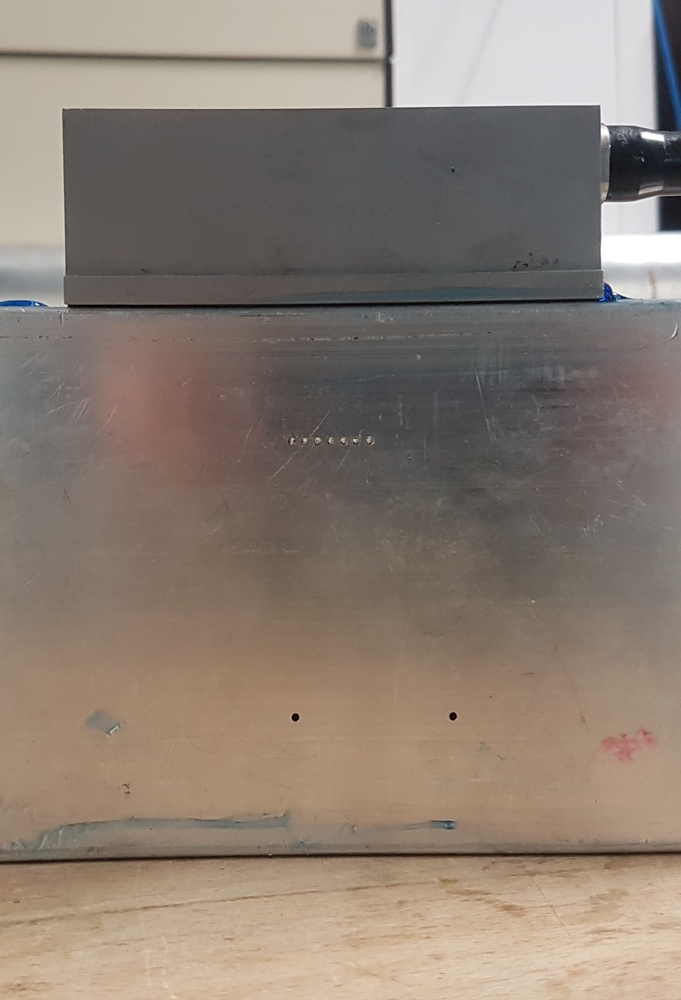
%> input picture experimental_setup.jpg, 681 x 1000 px, shrunk from 1713 x 2514 before the run
$ octave script_imagerie_topo_linear_array.m   (GNU Octave 9; MATLAB toolbox functions it lacks are replaced by stand-ins)
%> lines starting %> are read from the running program, lines starting %| are printed output that depends on the picture
### FT_transducteur.m
function Ptes_calcul=FT_transducteur(C,Largeur_transducteur,Largeur,Profondeur,Pas,freq)
%%%%%%%%%%%%%%%%%%%%%%%%%%%%%%%%%%%%%%%%%%%%%%%%%%%%%%%%%%%%%%%%%%%%%%%%%%%%%%%%
%   Copyright 2024 Samuel Rodriguez
%
%    Licensed under the Apache License, Version 2.0 (the "License");
%    you may not use this file except in compliance with the License.
%    You may obtain a copy of the License at
%
%        http://www.apache.org/licenses/LICENSE-2.0
%
%    Unless required by applicable law or agreed to in writing, software
%    distributed under the License is distributed on an "AS IS" BASIS,
%    WITHOUT WARRANTIES OR CONDITIONS OF ANY KIND, either express or implied.
%    See the License for the specific language governing permissions and
%    limitations under the License.
%%%%%%%%%%%%%%%%%%%%%%%%%%%%%%%%%%%%%%%%%%%%%%%%%%%%%%%%%%%%%%%%%%%%%%%%%%%%%%%%
% function Ptes_calcul=FT_transducteur(C,Largeur_transducteur,Largeur,Profondeur,Pas,freq)
% C : wave velocity
% Largeur_transducteur : transducer width
% Largeur : Width of the computed radiation pattern
% Profondeur : Depth of the computed radiation pattern
% Pas : spatial step
% freq : frequency vector
Lambda_min=C/max(freq);
Ptes_calcul.freq=freq;
Pas_integration=1/(ceil(Largeur_transducteur/2/(Lambda_min/10))/(Largeur_transducteur/2));
Nb_intervalles_int=Largeur_transducteur/Pas_integration;
%% Discrétisation
Xmin=-round(Largeur/2/Pas)*Pas;
Xmax=Xmin+Largeur;

Ptes_calcul.X=[Xmin:Pas:Xmax];
Ptes_calcul.Y=[Pas:Pas:Profondeur];
omega=2*pi*shiftdim(Ptes_calcul.freq,-1);

[X,Y] = meshgrid(Ptes_calcul.X,Ptes_calcul.Y);
x0=[0.5:Nb_intervalles_int/2-.5]*Pas_integration;

%% Computation of the radiation pattern
Ptes_calcul.donnees=zeros([size(X),length(Ptes_calcul.freq)],'single');
for ind=1:length(x0)
    R=single(sqrt((X-x0(ind)).^2+Y.^2));
    Beta=single(repmat(omega/C,size(R)));
%     Ptes_calcul.donnees=Ptes_calcul.donnees+1i*besselh(0,Beta.*repmat(R,size(omega)));
    Ptes_calcul.donnees=Ptes_calcul.donnees+single(1i*conj(besselh(0,Beta.*repmat(R,size(omega)))));
end

Ptes_calcul.donnees=(Ptes_calcul.donnees+Ptes_calcul.donnees(:,end:-1:1,:))*Pas_integration;

### Image_FctTransfert_lineaire_2024.m
function [X_image,Y_image,ImageTopo,ImageTopoNorm]=Image_FctTransfert_lineaire_2024(Pitch,Ptes_calcul,freq,fft_signal,fft_RF,option_residu)
%%%%%%%%%%%%%%%%%%%%%%%%%%%%%%%%%%%%%%%%%%%%%%%%%%%%%%%%%%%%%%%%%%%%%%%%%%%%%%%%
%   Copyright 2024 Samuel Rodriguez
%
%    Licensed under the Apache License, Version 2.0 (the "License");
%    you may not use this file except in compliance with the License.
%    You may obtain a copy of the License at
%
%        http://www.apache.org/licenses/LICENSE-2.0
%
%    Unless required by applicable law or agreed to in writing, software
%    distributed under the License is distributed on an "AS IS" BASIS,
%    WITHOUT WARRANTIES OR CONDITIONS OF ANY KIND, either express or implied.
%    See the License for the specific language governing permissions and
%    limitations under the License.
%%%%%%%%%%%%%%%%%%%%%%%%%%%%%%%%%%%%%%%%%%%%%%%%%%%%%%%%%%%%%%%%%%%%%%%%%%%%%%%%% function [X,Y,ImageTopo,ImageTopoNorm]=Image_FctTransfert_lineaire(Pitch,Ptes_mesure,Ptes_calcul,freq,fft_signal,fft_RF)
%%%%% Entrées
% Pitch : distance inter-élément en m
% Ptes_calcul : structure qui contient la fonction de transfert
% freq : Vecteur qui contient les fréquences de support des variables fft_RF et fft_signal
% fft_signal : Coefficients complexes des transformées de Fourier des signaux d'emission sur les size(fft_signal,1) transducteurs
% fft_RF : Coefficients complexes des transformées de Fourier des signaux mesurés sur les size(fft_RF,1) transducteurs
% option_residu : Si option_residu=1, le residu est retropropage, sinon, c'est uniquement le RF
%%%%% Sorties
% X : Axe des X (parallèle à la barette)
% Y : Axe des Y (normal à la barrette)
% ImageTopo : Matrice contenant les valeurs d'intensité de l'image topologique non normalisée
% ImageTopoNorm : Matrice contenant les valeurs d'intensité de l'image topologique non normalisée par le champ direct

Option_sans_boucle=0;
Nb_exc=size(fft_RF,2);
Decalage_pas=round(Pitch/(Ptes_calcul.X(2)-Ptes_calcul.X(1)));

if abs(Decalage_pas-Pitch/(Ptes_calcul.X(2)-Ptes_calcul.X(1)))>1e-4
    fprintf('%%%%%%%%%%%%%%%%%%%%%%%%%%%%%%%%%%%%%%%%%%%%%%%%\n')
    fprintf('Attention, le Pitch n''est pas completement compatible avec le pas d''espace de la fonction de transfert ! \n');
    fprintf('Rapport entre le pitch et la pas d''espace : %2.6f\n',Pitch/(Ptes_calcul.X(2)-Ptes_calcul.X(1)));
    fprintf('Risque d''image distordue\n');
    fprintf('%%%%%%%%%%%%%%%%%%%%%%%%%%%%%%%%%%%%%%%%%%%%%%%%\n')
end

[val,indice0]=min(abs(Ptes_calcul.X));
Decalage_pas=round(Pitch/(Ptes_calcul.X(2)-Ptes_calcul.X(1)));
imag_hors_transducteur_px=round(Nb_exc*0.05)*Decalage_pas;
Larg_imag_px=2*imag_hors_transducteur_px+Nb_exc*Decalage_pas;
indice_bord_image=indice0-imag_hors_transducteur_px;

%%%%%%%%%%%% Calcul des champs %%%%%%%%%%%%%%%%%%%%%
spectre_obj1=ones(1,1,size(fft_signal,1),'single'); % Spectre pour un point prÃ©cis
spectre_obj2=ones(1,1,size(fft_RF,1),'single'); % Spectre pour un point prÃ©cis
champ_direct= zeros(size(Ptes_calcul.donnees,1),Larg_imag_px,size(Ptes_calcul.donnees,3),'single');
champ_adjoint=zeros(size(Ptes_calcul.donnees,1),Larg_imag_px,size(Ptes_calcul.donnees,3),'single');
%% Adding zeros to the transfer functions if image size requires it
ind_min_global=round(indice_bord_image-(Nb_exc-1/2)*Decalage_pas);
ind_max_global=round(indice_bord_image-1/2*Decalage_pas)+Larg_imag_px-1;
if (ind_max_global> size(Ptes_calcul.donnees,2)) || (ind_min_global<1)
    % abs(min((ind_min_global-1),0))
    % max(ind_max_global-size(Ptes_calcul.donnees,2),0)
    Ptes_calcul.donnees=cat(2,...
        zeros(size(Ptes_calcul.donnees,1), abs(min((ind_min_global-1),0)) ,size(Ptes_calcul.donnees,3)),...
        Ptes_calcul.donnees(:,max(ind_min_global,1):min(ind_max_global,end),:),...
        zeros(size(Ptes_calcul.donnees,1), max(ind_max_global+1-size(Ptes_calcul.donnees,2),0) ,size(Ptes_calcul.donnees,3)) );
    indice0=indice0+abs(min((ind_min_global-1),0));
    indice_bord_image=indice0-imag_hors_transducteur_px;
end
%%%%%%%%%%%%%%%%%%%%%%%%%%%%%%%%%%%%%%%%%%%%%%%%%%%%%%%%%%%%%%%%%%%%%%%%%%%%%%%%%%%%%%%%%%
if option_residu
    %%%%%%%%%%%%%%%%%%%%%%%%%%%%%%%%%%%%%%%%%%%%%
    [val,indice0]=min(abs(Ptes_calcul.X));
    if mod(indice0,2)==0
        donnees_gamma=(Ptes_calcul.donnees(1,2:Decalage_pas:end,:));
        X_gamma=Ptes_calcul.X(2:Decalage_pas:end);
    else
        donnees_gamma=(Ptes_calcul.donnees(1,1:Decalage_pas:end,:));
        X_gamma=Ptes_calcul.X(1:Decalage_pas:end);
    end
    [val,indice0]=min(abs(X_gamma));
    donnees_gamma(1,indice0-3:indice0+3,round(end/2));
    u_gamma= zeros(size(donnees_gamma,1),Nb_exc,size(donnees_gamma,3),'single');

    %%%%%%%%%%%%%%%%%%%%%%%%%%%%%%%%%%%%%%%%%%%%%
    % Calcul de la solution du problème direct au niveau des transducteurs
    for ind_exc=1:Nb_exc
        spectre_obj1(1,1,:)=(single(fft_signal(:,ind_exc)));
        ind_min=indice0-ind_exc+1;
        ind_max=ind_min+Nb_exc-1;

        if (ind_max> size(donnees_gamma,2)) || (ind_min<1)
            donnees_recalees=cat(2,...
                zeros(size(donnees_gamma,1), abs(min((ind_min-1),0)) ,size(donnees_gamma,3)),...
                donnees_gamma(:,max(ind_min,1):min(ind_max,end),:),...
                zeros(size(donnees_gamma,1), max(ind_max-size(donnees_gamma,2),0) ,size(donnees_gamma,3)) );
        else
            donnees_recalees=donnees_gamma(:,ind_min:ind_max,:);
        end
        u_gamma=u_gamma  +repmat(spectre_obj1,size(donnees_recalees,1),size(donnees_recalees,2)).*donnees_recalees;
    end
    u_gamma=(shiftdim(u_gamma,1));
    fft_RF=fft_RF-u_gamma.';
end

if Option_sans_boucle
    ind_min=round(indice_bord_image-1/2*Decalage_pas);
    ind_max=ind_min+Larg_imag_px-1;
    indices=repmat([ind_min:ind_max]',[1,Nb_exc])-repmat([0:Nb_exc-1]*Decalage_pas,[ind_max-ind_min+1,1]);
    indices=reshape(indices,1,[]);
    H=reshape(Ptes_calcul.donnees(:,indices,:),size(Ptes_calcul.donnees,1),ind_max-ind_min+1,Nb_exc,[]);

    champ_direct=  squeeze(sum(H.*repmat(shiftdim(fft_signal.',-2),[size(Ptes_calcul.donnees,1),ind_max-ind_min+1]),3));
    champ_adjoint= squeeze(sum(H.*repmat(shiftdim(fft_RF',-2),[size(Ptes_calcul.donnees,1),ind_max-ind_min+1]),3));
else
    for ind_exc=1:Nb_exc
        % Attention : image inversÃ©e par rapport Ã  d'habitude
        spectre_obj1(1,1,:)=single(fft_signal(:,ind_exc));
        spectre_obj2(1,1,:)=single(conj(fft_RF(:,ind_exc)));
        ind_min=round(indice_bord_image-(ind_exc-1/2)*Decalage_pas);
        ind_max=ind_min+Larg_imag_px-1;

        donnees_recalees=Ptes_calcul.donnees(:,ind_min:ind_max,:);

        champ_direct =champ_direct +repmat(spectre_obj1,size(donnees_recalees,1),size(donnees_recalees,2)).*donnees_recalees;
        champ_adjoint=champ_adjoint+repmat(spectre_obj2,size(donnees_recalees,1),size(donnees_recalees,2)).*donnees_recalees;
    end
end

X_image=[-imag_hors_transducteur_px:Larg_imag_px-imag_hors_transducteur_px-1]*(Ptes_calcul.X(2)-Ptes_calcul.X(1));
Y_image=Ptes_calcul.Y;

ImageTopo=squeeze((sum(champ_direct.*champ_adjoint,3)));
ImageTopo=ImageTopo/(max(max(abs(ImageTopo))));
ImageTopoNorm=squeeze((sum(champ_direct.*champ_adjoint./abs(champ_direct).^2,3)));
ImageTopoNorm=ImageTopoNorm/(max(max(abs(ImageTopoNorm))));

### script_imagerie_topo_linear_array.m
%%%%%%%%%%%%%%%%%%%%%%%%%%%%%%%%%%%%%%%%%%%%%%%%%%%%%%%%%%%%%%%%%%%%%%%%%%%%%%%%
%   Copyright 2024 Samuel Rodriguez
%
%    Licensed under the Apache License, Version 2.0 (the "License");
%    you may not use this file except in compliance with the License.
%    You may obtain a copy of the License at
%
%        http://www.apache.org/licenses/LICENSE-2.0
%
%    Unless required by applicable law or agreed to in writing, software
%    distributed under the License is distributed on an "AS IS" BASIS,
%    WITHOUT WARRANTIES OR CONDITIONS OF ANY KIND, either express or implied.
%    See the License for the specific language governing permissions and
%    limitations under the License.
%%%%%%%%%%%%%%%%%%%%%%%%%%%%%%%%%%%%%%%%%%%%%%%%%%%%%%%%%%%%%%%%%%%%%%%%%%%%%%%%%
% Choosing the computation method
Option_imaging=1;
% 1: First generation FTIM     G=UxV         [S. Rodriguez et al., Ultrasonics 52, 1010–1018, 2012, 10.1016/j.ultras.2012.08.002]
% 2: Fourier-based simulation  G=omega^2xUxV [S. Rodriguez et al., Ultrasonics 54, 1880–1890, 2014, 10.1016/j.ultras.2013.10.001]
% 3: matricial FTIM            G=UxV         [S. Rodriguez et al., Ultrasonics 68, 8–16, 2016, 10.1016/j.ultras.2016.02.002]
% NB: Option 3 is more RAM-demanding
%% Loading experimental data
load('Aluminum_piece_with_7holes.mat');
% Single plane wave insonification

Screen_size=get(0,'ScreenSize');
figure_size=round([1 Screen_size(4)*.15 [0.95 0.75].*Screen_size(3:4)]);

figure('Position',figure_size);
h1=subplot(132);
imagesc([1,size(Ptes_expe.signalIn,2)],[0 , (size(Ptes_expe.signalIn,1)-1)/Ptes_expe.fe*1e6],Ptes_expe.signalIn,[-1 1])
xlabel('Transducer');ylabel('Time [µs]');title('Excitation signals')
set(gca,'FontSize',18)
colormap jet;colorbar
hold on

h2=subplot(133);
imagesc([1,size(RFdata,2)],[0 , (size(RFdata,1)-1)/Ptes_expe.fe*1e6],RFdata)
xlabel('Transducer');ylabel('Time [µs]');title('RF')
set(gca,'FontSize',18)
colormap jet;colorbar
hold on

subplot(131)
[X,map] = imread('experimental_setup.jpg');
%> X is the input picture: size 1000x681x3 uint8; mean R, G, B 139.3, 126.2, 115.1
%> map = []
imshow(X,map)
title('Experimental setup');set(gca,'FontSize',18)


drawnow

%% Defining the array and the reference medium used for imaging
% Ptes_expe.tStart corresponds to the spatial offset.
% It corrects the impedance adaptation layer of the array
% tStart and space-offset relation is given by:
% tStart=2*offset/C;

% Offset truncation
ind_tstart=round(Ptes_expe.tStart*Ptes_expe.fe)+1;
RF=RFdata(ind_tstart:end,:);
Ptes_expe.N_trans=size(RF,2);

% Image
Ptes_expe.Profondeur=60e-3; % Image depth
Pitch_divider=2;            % Needs to be an integer
Ptes_expe.resolution=Ptes_expe.Pitch/Pitch_divider;
Ptes_expe.tRange=round(2.2*Ptes_expe.Profondeur / Ptes_expe.C * Ptes_expe.fe) /Ptes_expe.fe;
Ptes_expe.t = [0:1/Ptes_expe.fe:(Ptes_expe.tRange)-1/Ptes_expe.fe];

%% Preprocessing the experimental data before imaging
% Setting the saturated RF signal beginning to 0
T_erase=3.2e-6; % [µs]
[~,ind_T_erase]=min(abs(Ptes_expe.t-T_erase));
RF(1:ind_T_erase,:)=0;
plot([1,size(RF,2)],[1 1]*T_erase*1e6,'LineWidth',2,'Color',[1 0 0],'LineStyle','--','Parent',h2);

% Harmonization between the measurement duration and the spatial depth of the image
if length(Ptes_expe.t)>size(RF,1)
    warning('The required depth is greater than the corresponding time duration of the RF\n RF will be zero-padded\n');
    RF=[RF;zeros(length(Ptes_expe.t)-size(RF,1),size(RF,2))];
else
    RF=RF(1:length(Ptes_expe.t),:);
    plot([1,size(RF,2)],[1 1]*Ptes_expe.t(end)*1e6,'LineWidth',2,'Color',[1 0 0],'LineStyle','--','Parent',h2);
end

if length(Ptes_expe.t)>size(Ptes_expe.signalIn,1)
    Ptes_expe.signalIn=[Ptes_expe.signalIn;zeros(length(Ptes_expe.t)-size(Ptes_expe.signalIn,1),size(Ptes_expe.signalIn,2))];
else
    Ptes_expe.signalIn=Ptes_expe.signalIn(1:length(Ptes_expe.t),:);
    plot([1,size(Ptes_expe.signalIn,2)],[1 1]*Ptes_expe.t(end)*1e6,'LineWidth',2,'Color',[1 0 0],'LineStyle','--','Parent',h1);
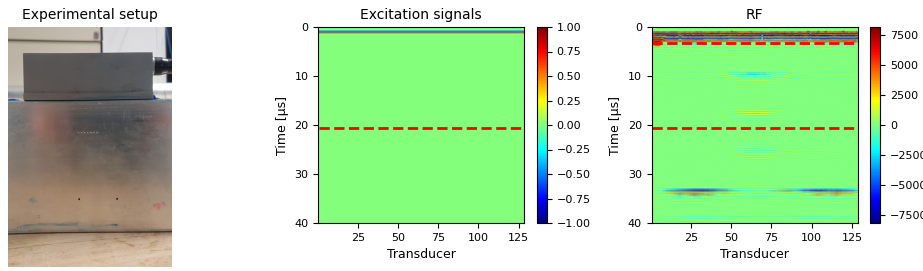
%> figure redrawn from the program's plot data, 3 panels
end
drawnow

% Computation of frequency-domain signals
Ptes_expe.freq=[0:size(Ptes_expe.signalIn,1)-1]/size(Ptes_expe.signalIn,1)*Ptes_expe.fe;
Ptes_expe.fft_signal=fft(Ptes_expe.signalIn);
fft_RF = fft(RF);

% Frequency range of interest
BF=Ptes_expe.f0*[0.5 1.5];
[~,ind_fmin]=min(abs(Ptes_expe.freq-BF(1)));
[~,ind_fmax]=min(abs(Ptes_expe.freq-BF(2)));

Ptes_calcul.freq=Ptes_expe.freq(ind_fmin:ind_fmax);
Ptes_expe.fft_signal=Ptes_expe.fft_signal(ind_fmin:ind_fmax,:);
fft_RF = fft_RF(ind_fmin:ind_fmax,:);


%% Computing the images
if Option_imaging~=2
    fprintf('Computing the radiation transfer function of one element : ')
    tic
    Ptes_calcul=FT_transducteur(Ptes_expe.C,Ptes_expe.Largeur_transducteur,round(Ptes_expe.N_trans*2.2)*Ptes_expe.Largeur_transducteur,Ptes_expe.Profondeur,Ptes_expe.resolution,Ptes_calcul.freq);
    h=toc; fprintf('%f s\n',h)
end

switch Option_imaging
    case 1
        fprintf('Computing directly the image (FTIM): ')
        tic
        [Ptes_calcul.X_image,Ptes_calcul.Y_image,ImageTopo,ImageTopoNorm]=Image_FctTransfert_lineaire_2024(Ptes_expe.Pitch,Ptes_calcul,Ptes_expe.freq,Ptes_expe.fft_signal,fft_RF,0);
        h=toc; fprintf('%f s\n',h)
    case 2
        fprintf('Computing using Fourier propagation \n')
        tic;
        [Ptes_calcul.X_image,Ptes_calcul.Y_image,ImageTopo,ImageTopoNorm]=...
            Image_Fourier_isotrope(Ptes_expe.Pitch,Pitch_divider,[0:Ptes_expe.resolution:Ptes_expe.Profondeur],Ptes_calcul.freq.',Ptes_expe.fft_signal,fft_RF,Ptes_expe.C,1.1);
        h=toc; fprintf('%f s\n',h)
    case 3
        fprintf('Computing imaging matrix (used in SelF-EASE) : ')
        Option_normalisation=0;
        tic;
        [Ptes_calcul]=Matrice_imagerie2024(Ptes_calcul,Ptes_expe,Option_normalisation);
        h=toc; fprintf('%f s\n',h)

        % Construction de l'image
        fprintf('Computing the image using the matrix: ')
        tic;
        u = reshape(conj(single(fft_RF)),size(fft_RF,1)*size(fft_RF,2),1);
        ImageTopo_ligne=(Ptes_calcul.A*u); %%G=AX, cela forme l'image du milieu
        ImageTopo=reshape(ImageTopo_ligne,length(Ptes_calcul.Y_image),[]);%size(Ptes_calcul.A,1)/length(Ptes_calcul.Y_image));
        ImageTopo=ImageTopo/(max(max(abs(ImageTopo))));
        h=toc; fprintf('%f s\n',h)
end
%% Plots
Echelle=[0,1]*max(max(abs(ImageTopo)));
Bornes_X=[Ptes_calcul.X_image(1) Ptes_calcul.X_image(end)];
Bornes_Y=[Ptes_calcul.Y_image(1) Ptes_calcul.Y_image(end)];

figure_size2=figure_size+round([0.2*Screen_size(3) 0 0 0]);
figure('Position',figure_size2);
if Option_imaging~=3
    subplot(121)
    imagesc(Ptes_calcul.X_image*1e3,1e3*Ptes_calcul.Y_image,abs(ImageTopo),Echelle);
    axis image;
    set(gca,'XLim',Bornes_X*1e3,'YLim',Bornes_Y*1e3,'FontSize',18);
    axis ij;
    xlabel('x axis [mm]')
    ylabel('y axis [mm]')
    title('without normalization')
    colormap jet
    colorbar

    subplot(122)
    imagesc(Ptes_calcul.X_image*1e3,1e3*Ptes_calcul.Y_image,abs(ImageTopoNorm));
    axis image;
    set(gca,'XLim',Bornes_X*1e3,'YLim',Bornes_Y*1e3,'FontSize',18);
    axis ij;
    xlabel('x axis [mm]')
    % ylabel('y axis [mm]')
    title('with normalization')
    colormap jet
    colorbar
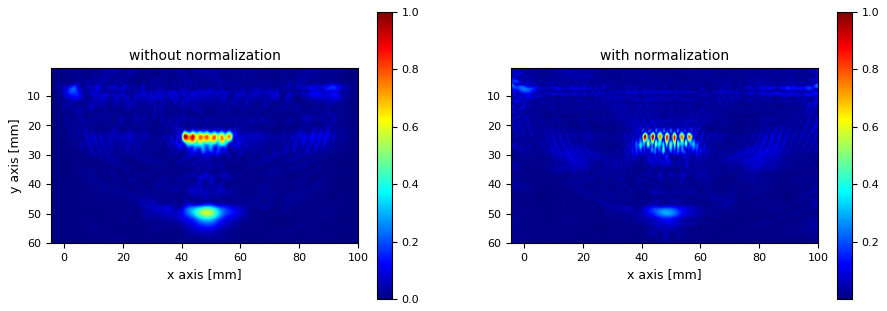
%> figure redrawn from the program's plot data, 2 panels
else
    imagesc(Ptes_calcul.X_image*1e3,1e3*Ptes_calcul.Y_image,abs(ImageTopo),Echelle);
    axis image;
    set(gca,'XLim',Bornes_X*1e3,'YLim',Bornes_Y*1e3,'FontSize',18);
    axis ij;
    xlabel('x axis [mm]')
    ylabel('y axis [mm]')
    colormap jet
    colorbar
end
